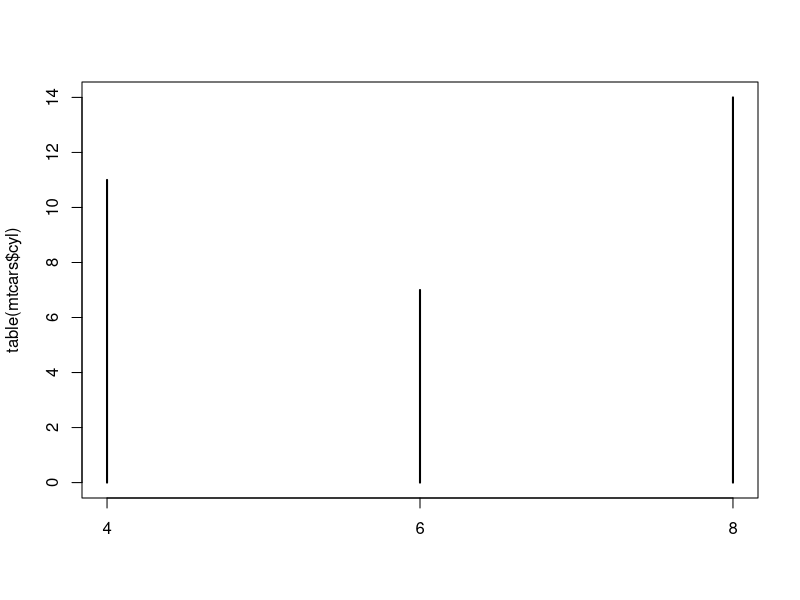
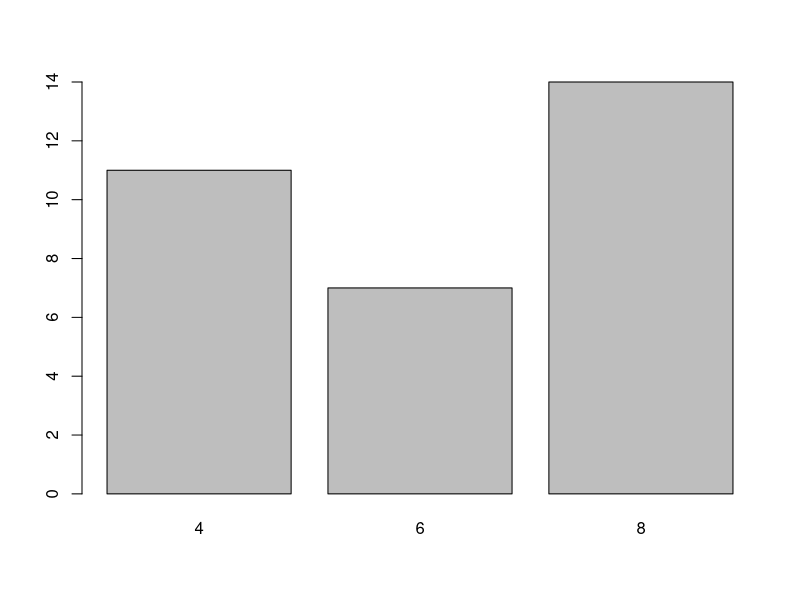
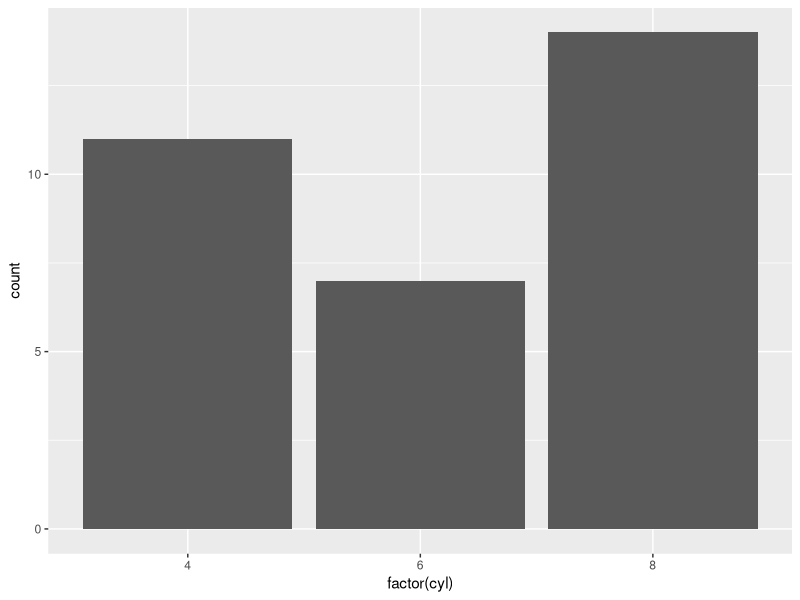
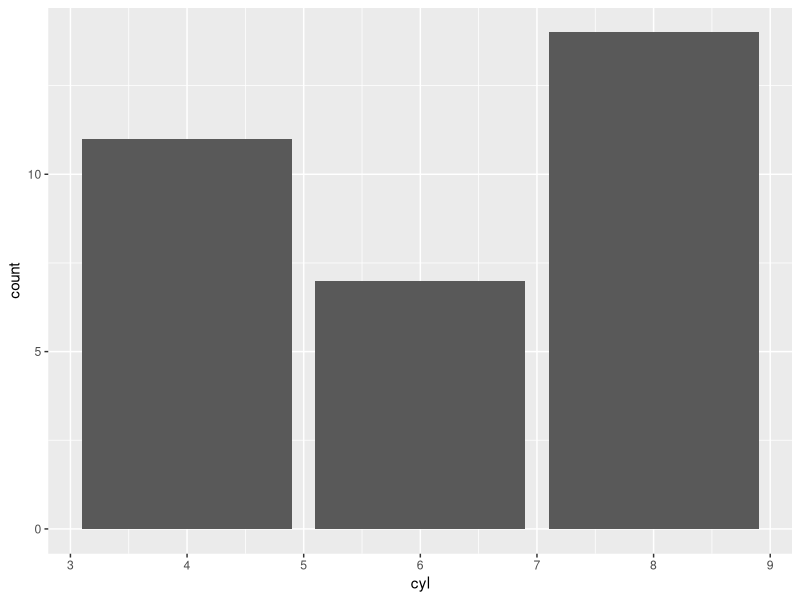
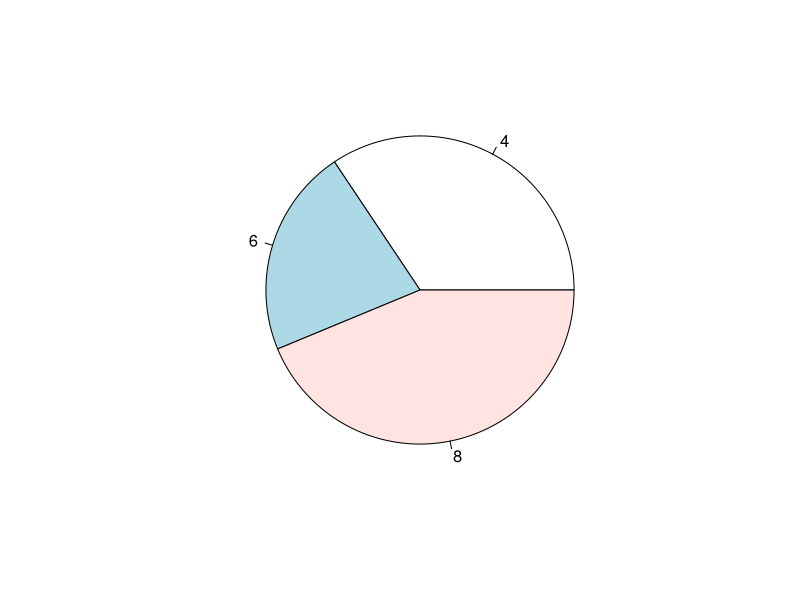
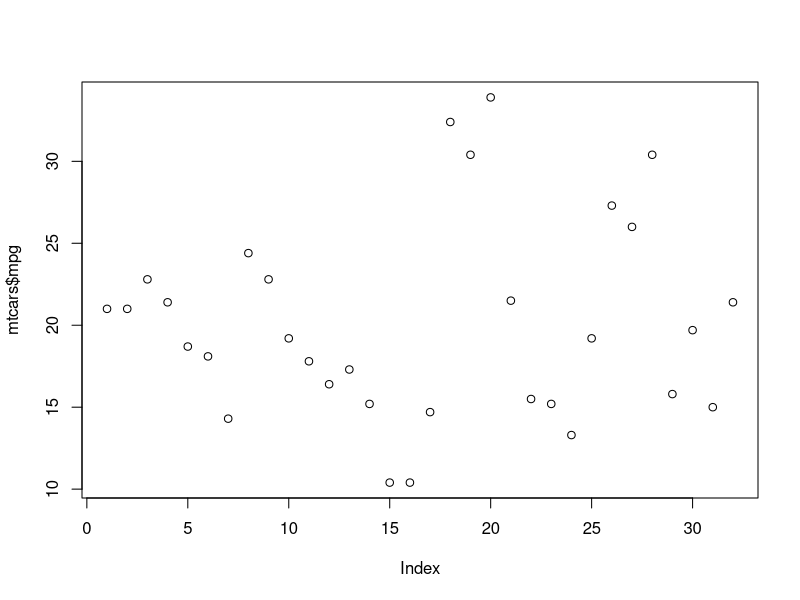
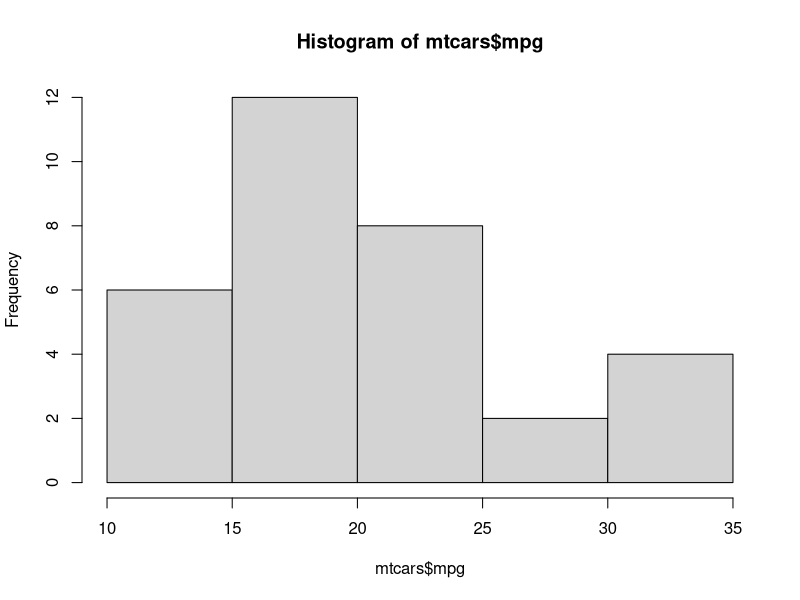
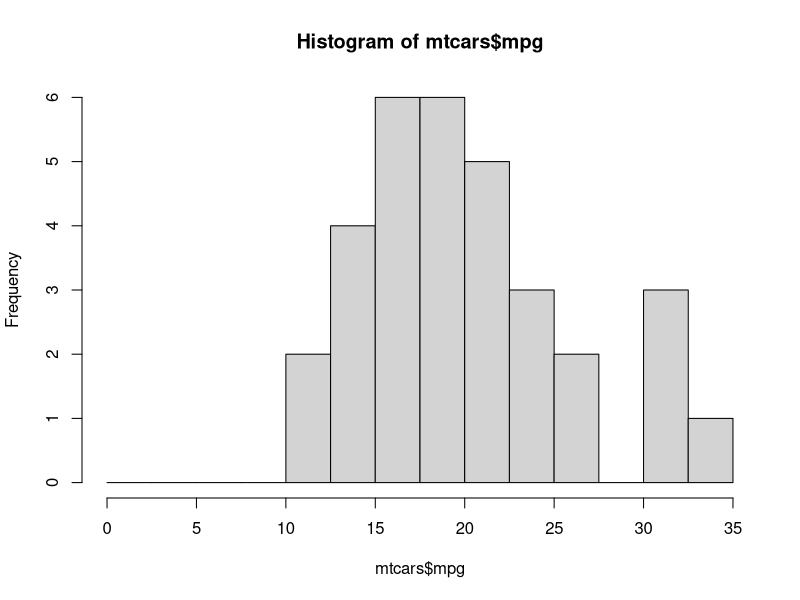

Write R code to recreate these figures, in order.
################################################################
## Skript:      2 Plot-Techniken-eine-Variable
## Studiengang: CAS Datenanalyse 16/17
## Modul:       Graphische Datenexploration und Datenvisualisierung  
## Lernziele:   (1) Univarite Techniken der Datenexploration mit R
##              (2) Unterschiede konventionelle Plot-Methode und ggplot erkennen 
##
####################################



## Libraries
library(ggplot2)


###
# Daten - Motor Trend Car Road Tests - mtcars
# Führen Sie eine erste Datenbegutachtung durch, damit Sie eine grundlegende Vorstellung
# der verwendeten Daten haben
help(mtcars)



###############
# Stabdiagramme
# Frage: Welche Zylinderzahl kommt am häufigsten vor?
plot(table(mtcars$cyl))



###############
# Balken-Diagramme

# Erstellen Sie ein Balken-Diagramm für die Zylinderzahl mit der konventionellen Plot Funktion
barplot(table(mtcars$cyl))

# Erstellen Sie ein Balken-Diagramm mit ggplot 
# Übergeben Sie die Varialbe cyl einmal als kategoriales Merkmal (factor) 
# und einmal als metrisches Merkmal (numeric)

# kategorial - da es ja eigentlich diskret ist
ggplot(mtcars, aes(factor(cyl))) +
  geom_bar()

# metrisch
ggplot(mtcars, aes(cyl)) +
  geom_bar()


###############
# Kuchendiagramme

# Zeichnen Sie ein Kuchendiagram mit der konventionellen Plot Funktion
pie(table(mtcars$cyl))


## In ggplot gibt es keine direkte Umsetzung eines Kuchendiagrammes, weil Hadley Wickham, wie viele andere Statistiker
## glaubt, dass Kuchendiagramme ungenau sind
## Mit ein bisschen Arbeit lässt sich jedoch ein Kuchendiagramm über einen Barchart und der Funktion coord_polar()
## erstellen
## vgl. http://www.r-chart.com/2010/07/pie-charts-in-ggplot2.html


###############
# Histogramme

# Untersuchen Sie die Verteilung der Variable mpg (miles per gallon)
# Die Variable gibt Auskunft zum Benzinverbrauch
# (eine Meile ~1.6 KM, eine Gallone ~ 3.8 liter)
plot(mtcars$mpg)

# Erstellen Sie ein Histogramm mit der konventionellen Plot Funktion
# In welche Kategorie fallen am meisten Fahrzeuge?
hist(mtcars$mpg)

# Verändern Sie die Zahl der Klassen über die Option breaks 
# Wie sieht das Histogram aus mit 5,7,10 Unterteilungen aus?
# Ändert sich etwas in Bezug auf die Aussage, welch Kategorie von Benzinverbrauch am häufigsten vorkommt?
hist(mtcars$mpg, breaks = seq(0,35, 2.5))

# Erstellen Sie ein Histogramm mit ggplot
# Wie geht ggplot bei der Bestimmung der Breite der Intervalle vor?
ggplot(mtcars, aes(cyl)) +
  geom_histogram()

# Mit ggplot lässt sich die Breite der Klassen über "binwidth" steuern 
# Justieren Sie die Intervallbreite so, dass sie ungefähr der Einteilung von breaks=10 mit der konvetionellen Plot-Funktion entspricht.
ggplot(mtcars, aes(mpg)) +
  geom_histogram(binwidth = 1)




#####
# EXTRA
# Alternativ lässt sich für metrische Variablen eine WahrschenlichkeitsDichte-Funktion schätzen.
# Sie zeigt an, in welchen Bereiche viele und und in welchen
# Bereichen wenige Wahrscheinlichkeits"Masse" vorliegt
ggplot(mtcars, aes(x=mpg))+
  geom_density()

# Die Linien am Rand sind etwas unschön, vergrössern wir doch einfach die x-Achse
ggplot(mtcars, aes(x=mpg))+
  geom_density() +
  xlim(1,45)

# Mit adjust, lässt sich die Glättung kontrollieren
# Standard ist adjust=1, grössere Werte=stärkere Glättung und umgekehrt
# Testen Sie verschiedene Parameter für adjust und beobachten Sie, wie sich die 
# Dichtefunktion verändert
ggplot(mtcars, aes(x=mpg))+
  geom_density(adjust = 0.1) +
  xlim(1,45)
# EXTRA
#####



###############
# Boxplot
# 

# Erstellen Sie ein Boxplot für die Pferdestärke (hp=horsepower) mit der konventionellen Plotfunktion
ggplot(mtcars, aes(x="", y=hp)) +
  geom_boxplot() + 
  geom_text(data = mtcars[mtcars$hp > 300,], label=rownames(mtcars[mtcars$hp > 300,]))


# Erstellen Sie ein Boxplot für die Pferdestärke (hp=horsepower) mit ggplot


# Gibt es ein Auto, dass Aufgrund der Daten als Ausreiser bezeichnet werden kann? Um welches Auto handelt es sich?















